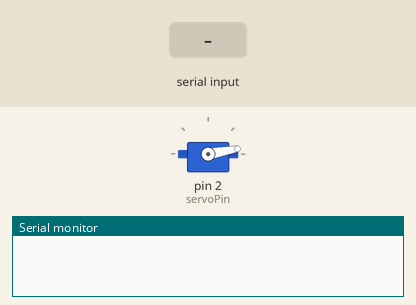
This sketch was run on a simulated Arduino Mega 2560, built with avr-gcc and run on an emulated ATmega2560. Shown: servo, the last lines printed to the serial monitor. The inputs (shaded band) are chosen by the test bench.

Above: at 1.2 s.
1.3 s: "c" received over the second serial link
At 3.4 s:
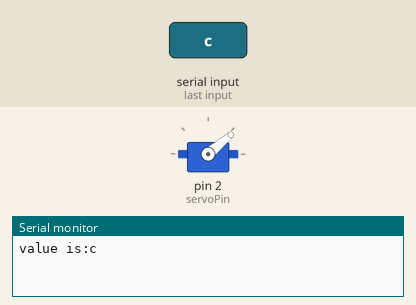
4.0 s: "u" received over the second serial link
At 4.6 s:
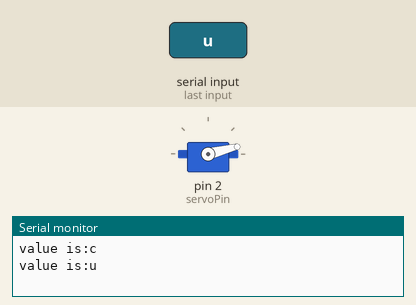
5.5 s: "U" received over the second serial link
At 6.7 s:
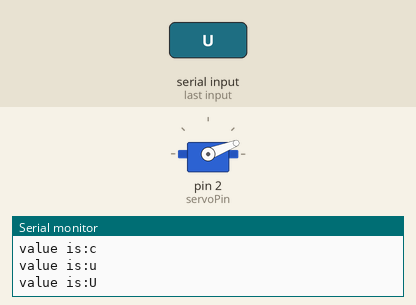
7.0 s: "d" received over the second serial link
At 8.1 s:
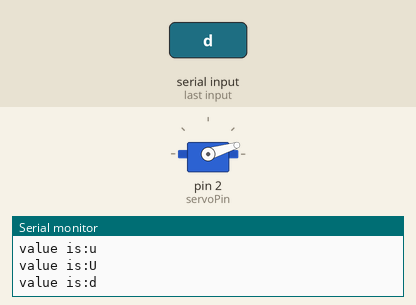
Timing chart, 0 to 9.5 s (numbered marks = the images above; inputs shaded):
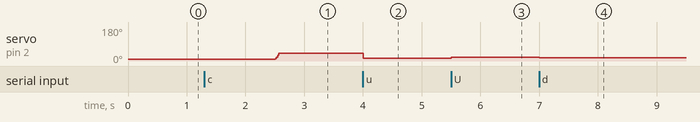

The sketch:

X_Bot.ino
```cpp
#include<Servo.h>
Servo udServo;
static int upDown=10;
char buffer_value;
int servoPin=2, lPower=9, rPower=10, mDL1=34, mDL2=35, mDR1=36, mDR2=37;
void setup() {
  Serial.begin(19200);
  Serial1.begin(9600);
  pinMode(servoPin, OUTPUT);
  udServo.attach(servoPin);
  udServo.write(10);
}

void servoUp(int power)
{
  if(upDown<=100)
    upDown+=power;
  if(upDown>100)
    upDown=100;
  udServo.write(upDown);
}

void servoDown(int power)
{
  if(upDown>=10)
    upDown-=power;
  if(upDown<10)
    upDown=10;
  udServo.write(upDown);
}

void motorDriverSetup()
{
  pinMode(lPower, OUTPUT);
  pinMode(rPower, OUTPUT);
  pinMode(mDL1, OUTPUT);
  pinMode(mDL2, OUTPUT);
  pinMode(mDR1, OUTPUT);
  pinMode(mDR2, OUTPUT);
}

void forward(int power)
{
  analogWrite(lPower,power);
  analogWrite(rPower,power);
  digitalWrite(mDL1,LOW);
  digitalWrite(mDL2,HIGH);
  digitalWrite(mDR1,LOW);
  digitalWrite(mDR2,HIGH);
}

void backward(int power)
{
  analogWrite(lPower,power);
  analogWrite(rPower,power);
  digitalWrite(mDL1,HIGH);
  digitalWrite(mDL2,LOW);
  digitalWrite(mDR1,HIGH);
  digitalWrite(mDR2,LOW);
}

void right(int power)
{
  analogWrite(lPower,power);
  analogWrite(rPower,power);
  digitalWrite(mDL1,LOW);
  digitalWrite(mDL2,HIGH);
  digitalWrite(mDR1,HIGH);
  digitalWrite(mDR2,LOW);
}

void left(int power)
{
  analogWrite(lPower,power);
  analogWrite(rPower,power);
  digitalWrite(mDL1,HIGH);
  digitalWrite(mDL2,LOW);
  digitalWrite(mDR1,LOW);
  digitalWrite(mDR2,HIGH);
}

void stopMoving()
{
  analogWrite(lPower,0);
  analogWrite(rPower,0);
  digitalWrite(mDL1,LOW);
  digitalWrite(mDL2,LOW);
  digitalWrite(mDR1,LOW);
  digitalWrite(mDR2,LOW);
}

void bodyCheck()
{
  left(100);
  delay(300);
  right(100);
  delay(600);
  left(100);
  delay(300);
  stopMoving();
  for(int i=10; i<=40; i+=1){
    delay(2);
    udServo.write(i);
  }
}

void loop() {
  if(Serial1.available()>0)
  {
    buffer_value = Serial1.read();
    Serial.print("value is:");
    Serial.println(buffer_value);
    switch(buffer_value){
      case 'p':
        stopMoving();
      break;
      case 'c':
        bodyCheck();
      break;
      case 'r':
        right(90);
      break;
      case 'R':
        right(120);
      break;
      case 'l':
        left(87);
      break;
      case 'L':
        left(120);
      break;
      case 'u':
        servoUp(4);
      break;
      case 'U':
        servoUp(7);
      break;
      case 'd':
        servoDown(4);
      break;
      case 'D':
        servoDown(7);
      break;
      case 'f':
        forward(100);
      break;
      case 'F':
        forward(180);
      break;
      case 'b':
        backward(100);
      break;
      case 'B':
        backward(180);
      break;
      default:
        stopMoving();
      break;
    }
  }
}
```

Measured:
- after the input at 1.3 s, servo on pin 2 (servoPin): 10° → 40° after 1.2 s
- after the input at 4.0 s, servo on pin 2 (servoPin): 40° → 14° at once
- after the input at 5.5 s, servo on pin 2 (servoPin): 14° → 21° at once
- after the input at 7.0 s, servo on pin 2 (servoPin): 21° → 17° at once
